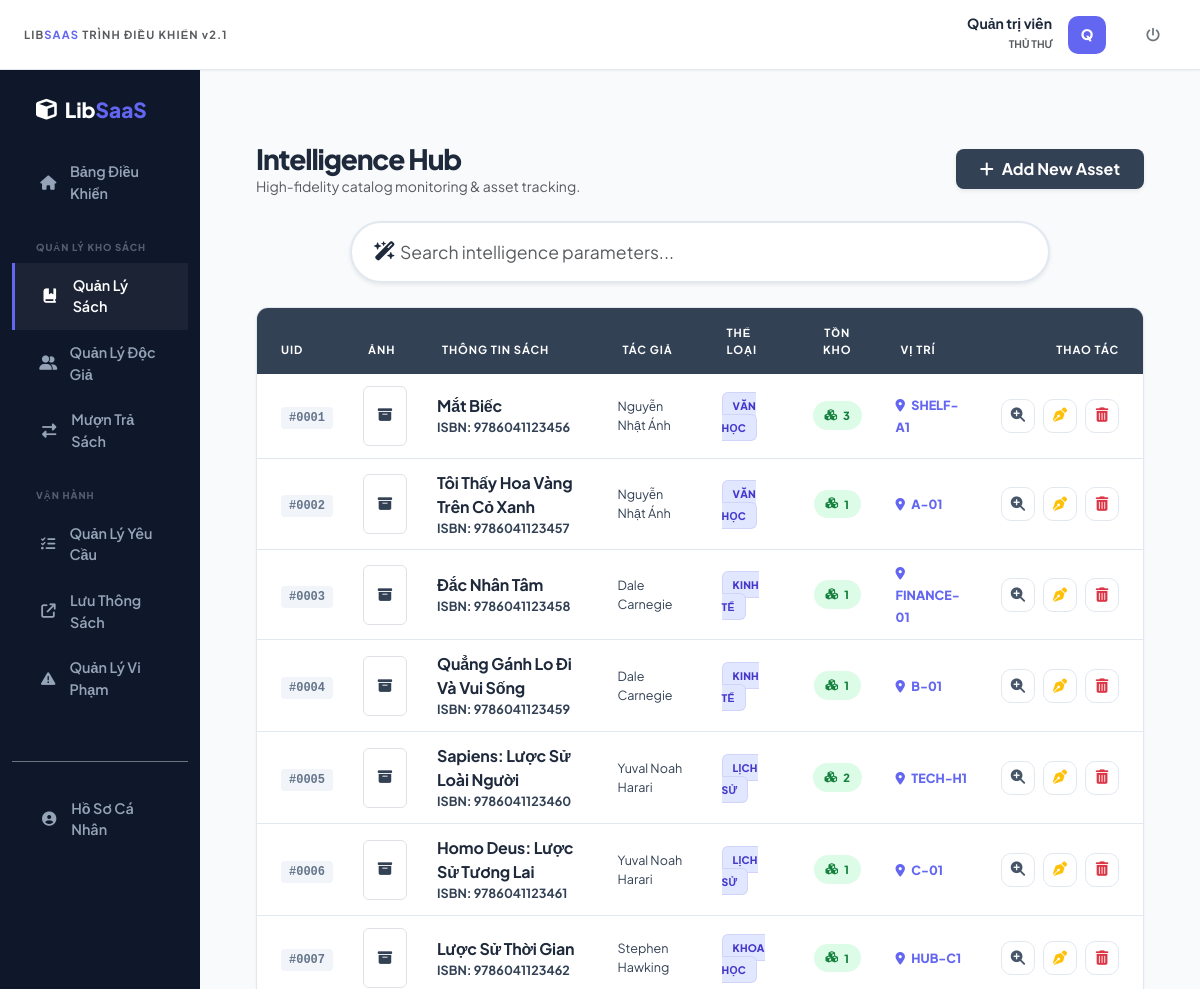
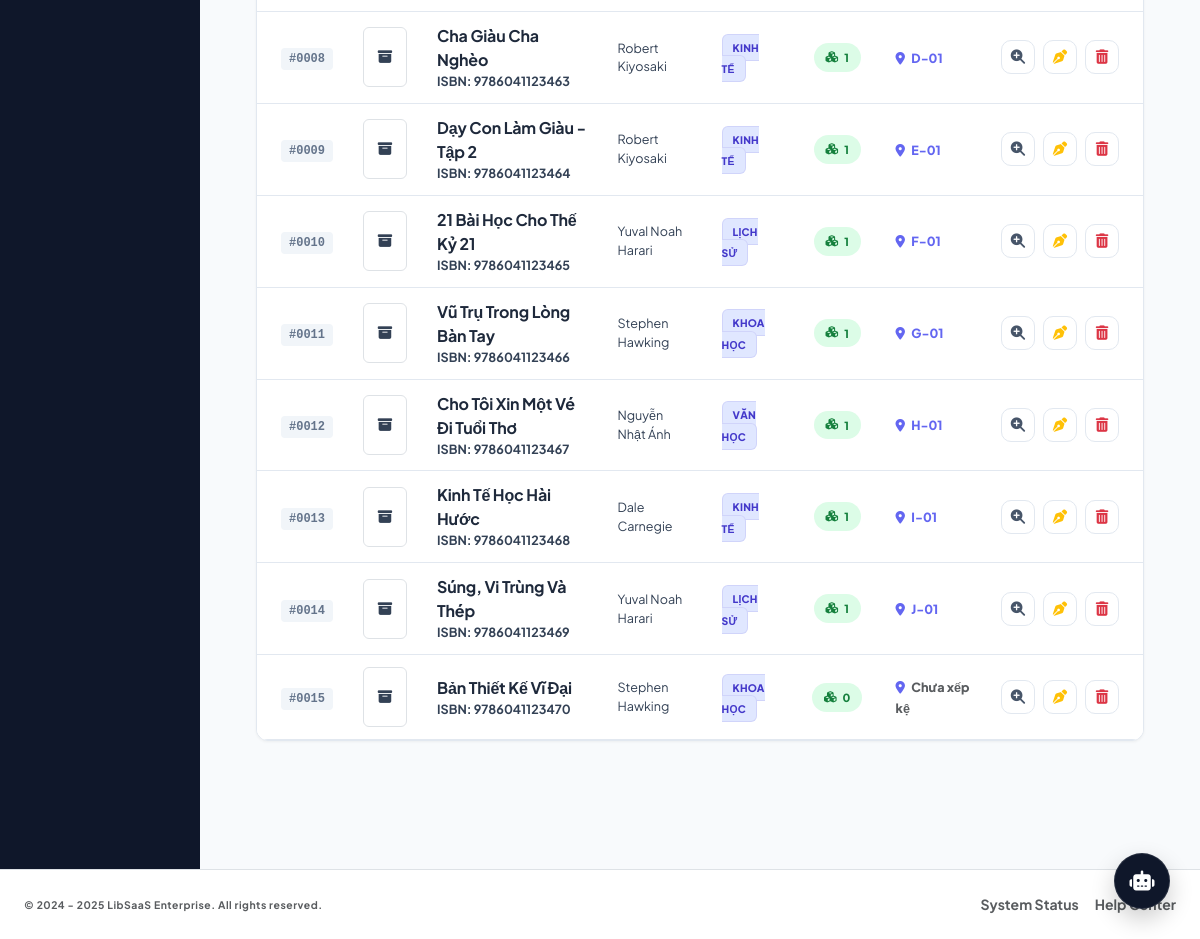
The page /index.php?controller=Sach&action=index (signed in) on the database its author committed (2 pictures, top to bottom).
### tables this page shows
CREATE TABLE dau_sach (
    MaDauSach INT AUTO_INCREMENT PRIMARY KEY,
    TenSach VARCHAR(255) NOT NULL,
    MaTacGia INT,
    MaTheLoai INT,
    ISBN VARCHAR(20) UNIQUE,
    NhaXuatBan VARCHAR(100),
    NamXuatBan INT,
    AnhBia VARCHAR(255),
    MoTa TEXT,
    FOREIGN KEY (MaTacGia) REFERENCES tac_gia(MaTacGia) ON DELETE RESTRICT,
    FOREIGN KEY (MaTheLoai) REFERENCES the_loai(MaTheLoai) ON DELETE RESTRICT
);

CREATE TABLE tac_gia (
    MaTacGia INT AUTO_INCREMENT PRIMARY KEY,
    TenTacGia VARCHAR(100) NOT NULL,
    TieuSu TEXT
);

CREATE TABLE the_loai (
    MaTheLoai INT AUTO_INCREMENT PRIMARY KEY,
    TenTheLoai VARCHAR(50) NOT NULL
);

### app/controllers/SachController.php (called while the page is built, shortened)
<?php
require_once 'app/controllers/BaseController.php';
require_once 'app/models/SachModel.php';
class SachController extends BaseController {
    private $sachModel;
    public function __construct() {
        $this->sachModel = new SachModel();
    }
    public function index() {
        $search = isset($_GET['search']) ? trim($_GET['search']) : '';
        $sachList = $this->sachModel->getAll($search);
        $this->render('sach/danh_sach_sach', [
            'sachList' => $sachList,
            'search' => $search
        ]);
    }
}
?>

### app/models/BaseModel.php (called while the page is built, shortened)
<?php
require_once 'config/database.php';
class BaseModel {
    public function __construct() {
        $database = new Database();
        $this->db = $database->getConnection();
    }
}
?>

### config/database.php (called while the page is built, shortened)
<?php
class Database {
    private $host = "localhost";
    private $db_name = "libsaas_enterprise";
    private $username = "root";
    private $password = "";
    public function getConnection() {
        $this->conn = null;
        try {
            $this->conn = new PDO("mysql:host=" . $this->host . ";dbname=" . $this->db_name, $this->username, $this->password);
            $this->conn->exec("set names utf8mb4");
            $this->conn->setAttribute(PDO::ATTR_ERRMODE, PDO::ERRMODE_EXCEPTION);
        } catch(PDOException $exception) {
            echo "Lỗi kết nối CSDL: " . $exception->getMessage();
        }
        return $this->conn;
    }
}
?>

### app/models/SachModel.php (called while the page is built, shortened)
<?php
require_once 'app/models/BaseModel.php';
class SachModel extends BaseModel {
    public function getAll($search = '') {
        $sql = "SELECT ds.*, tg.TenTacGia, tl.TenTheLoai,
                (SELECT COUNT(*) FROM cuon_sach cs WHERE cs.MaDauSach = ds.MaDauSach AND cs.TrangThaiHienTai = 'AVAILABLE') as SoLuong,
                (SELECT ViTriKe FROM cuon_sach cs WHERE cs.MaDauSach = ds.MaDauSach LIMIT 1) as ViTriKe
                FROM dau_sach ds
                LEFT JOIN tac_gia tg ON ds.MaTacGia = tg.MaTacGia
                LEFT JOIN the_loai tl ON ds.MaTheLoai = tl.MaTheLoai";
        $sql .= " ORDER BY ds.MaDauSach ASC";
        $stmt = $this->db->prepare($sql);
        $stmt->execute();
        return $stmt->fetchAll(PDO::FETCH_ASSOC);
    }
}
?>

### app/views/sach/danh_sach_sach.php (the view, shortened to what this page needs)
<div class="px-2" style="background: #f8fafc; min-height: 100vh;">
<div class="d-flex justify-content-between align-items-center pt-5 pb-4 px-4">
    <div>
        <h1 class="h3 fw-800 text-slate-800 m-0" style="letter-spacing: -0.04em;">Intelligence Hub</h1>
        <p class="text-muted small fw-600 mb-0">High-fidelity catalog monitoring & asset tracking.</p>
    </div>
    <?php if(isset($_SESSION['user']) && $_SESSION['user']['VaiTro'] != 'USER'): ?>
    <a href="index.php?controller=sach&action=them" class="btn btn-dark d-flex align-items-center gap-2 px-4 py-2 rounded-3 shadow-sm border-0" style="background: #334155; font-weight: 700;">
        <i class="fa-solid fa-plus fs-6"></i> <span>Add New Asset</span>
    </a>
    <?php endif; ?>
</div>
<div class="px-4 pb-5">
    <div class="mb-4 text-center" style="<?= $_SESSION['user']['VaiTro'] == 'USER' ? 'padding: 2rem 0;' : '' ?>">
        <div class="mx-auto" style="max-width: 700px; position: relative;">
            <i class="fa-solid fa-wand-magic-sparkles text-slate-400" style="position: absolute; left: 1.5rem; top: 50%; transform: translateY(-50%); font-size: 1.2rem;"></i>
            <input type="text" id="hybrid-search-input" class="form-control rounded-pill shadow-sm px-5 py-3 fw-700 border-2"
                   placeholder="<?= $_SESSION['user']['VaiTro'] == 'USER' ? 'Bạn muốn tìm sách gì hôm nay? (Ví dụ: Đắc nhân tâm,...)' : 'Search intelligence parameters...' ?>"
                   style="font-size: 1.1rem; border-color: #e2e8f0;" autocomplete="off">
        </div>
    </div>
    <div class="<?= $_SESSION['user']['VaiTro'] == 'USER' ? '' : 'catalog-wrapper' ?>">
        <?php if($_SESSION['user']['VaiTro'] == 'USER'): ?>
            <div id="catalog-display-area" class="catalog-grid">
                <?php foreach($sachList as $s): ?>
                    <div class="book-card-user">
                        <div class="d-flex align-items-center gap-3 mb-3">
                            <div class="bg-indigo-100 rounded-3 p-3 text-indigo-600"><i class="fa-solid fa-book fa-lg"></i></div>
                            <div>
                                <h5 class="mb-0 fw-800 text-slate-800"><?= htmlspecialchars($s['TenSach']) ?></h5>
                                <small class="text-slate-500 fw-bold">Tác giả: <?= htmlspecialchars($s['TenTacGia'] ?? 'N/A') ?></small>
                            </div>
                        </div>
                        <div class="mt-auto d-flex justify-content-between align-items-center pt-3 border-top">
                            <span class="badge-category-vip"><?= htmlspecialchars($s['TenTheLoai'] ?? 'GENERAL') ?></span>
                            <span class="text-indigo-600 fw-800 small uppercase"><i class="fa-solid fa-location-dot me-1"></i> <?= $s['ViTriKe'] ?: 'Chưa xếp kệ' ?></span>
                        </div>
                        <a href="index.php?controller=sach&action=chitiet&id=<?= $s['MaDauSach'] ?>" class="btn btn-indigo mt-3 w-100 btn-sm rounded-pill fw-bold">Xem Chi Tiết</a>
                    </div>
                <?php endforeach; ?>
            </div>
        <?php else: ?>
            <div class="table-responsive">
                <table class="table catalog-table mb-0">
                    <thead>
                        <tr>
                            <th class="ps-4">UID</th>
                            <th>ẢNH</th>
                            <th>THÔNG TIN SÁCH</th>
                            <th>TÁC GIẢ</th>
                            <th>THỂ LOẠI</th>
                            <th class="text-center">TỒN KHO</th>
                            <th>VỊ TRÍ</th>
                            <th class="pe-4 text-end">THAO TÁC</th>
                        </tr>
                    </thead>
                    <tbody id="catalog-display-area">
                        <?php foreach($sachList as $s): ?>
                        <tr>
                            <td class="ps-4"><span class="badge-id-vip">#<?= str_pad($s['MaDauSach'] ?? 0, 4, '0', STR_PAD_LEFT) ?></span></td>
                            <td>
                                <?php if($s['AnhBia']): ?>
                                    <img src="<?= $s['AnhBia'] ?>" width="44" height="60" class="rounded-2 shadow-sm border" style="object-fit: cover;">
                                <?php else: ?>
                                    <div class="bg-slate-100 rounded-2 text-slate-400 d-flex align-items-center justify-content-center border" style="width: 44px; height: 60px;"><i class="fa-solid fa-box-archive"></i></div>
                                <?php endif; ?>
                            </td>
                            <td>
                                <div class="asset-title"><?= htmlspecialchars($s['TenSach']) ?></div>
                                <div class="text-slate-500 small fw-bold">ISBN: <?= htmlspecialchars($s['ISBN'] ?: 'NON-INDEXED') ?></div>
                            </td>
                            <td><div class="fw-700 text-slate-600 small"><?= htmlspecialchars($s['TenTacGia'] ?? 'N/A') ?></div></td>
                            <td><span class="badge-category-vip"><?= htmlspecialchars($s['TenTheLoai'] ?? 'GENERAL') ?></span></td>
                            <td class="text-center">
                                <span class="badge-inventory-vip">
                                    <i class="fa-solid fa-cubes"></i> <?= $s['SoLuong'] ?>
                                </span>
                            </td>
                            <td><span class="text-indigo-600 fw-800 small uppercase"><i class="fa-solid fa-location-dot me-1"></i> <?= !empty($s['ViTriKe']) ? htmlspecialchars($s['ViTriKe']) : '<span class="text-muted">Chưa xếp kệ</span>' ?></span></td>
                            <td class="pe-4 text-end">
                                <div class="d-flex justify-content-end gap-2">
                                    <a href="index.php?controller=sach&action=chitiet&id=<?= $s['MaDauSach'] ?>" class="btn-action-vip" title="Inspect Node"><i class="fa-solid fa-magnifying-glass-plus"></i></a>
                                    <a href="index.php?controller=sach&action=sua&id=<?= $s['MaDauSach'] ?>" class="btn-action-vip text-warning" title="Edit Metadata"><i class="fa-solid fa-pen-nib"></i></a>
                                    <a href="index.php?controller=sach&action=xoa&id=<?= $s['MaDauSach'] ?>" class="btn-action-vip text-danger" onclick="return confirm('Initiate Asset Termination?');" title="Archive Node"><i class="fa-solid fa-trash-can"></i></a>
                                </div>
                            </td>
                        </tr>
                        <?php endforeach; ?>
                    </tbody>
                </table>
            </div>
        <?php endif; ?>
    </div>
</div>

### rows shown on the page
dau_sach: MaDauSach "0001", TenSach "Mắt Biếc", ISBN "9786041123456", MaTacGia.TenTacGia "Nguyễn Nhật Ánh", MaTheLoai.TenTheLoai "VĂN HỌC", SoLuong "3", ViTriKe "SHELF-A1"
dau_sach: MaDauSach "0002", TenSach "Tôi Thấy Hoa Vàng Trên Cỏ Xanh", ISBN "9786041123457", MaTacGia.TenTacGia "Nguyễn Nhật Ánh", MaTheLoai.TenTheLoai "VĂN HỌC", SoLuong "1", ViTriKe "A-01"
dau_sach: MaDauSach "0003", TenSach "Đắc Nhân Tâm", ISBN "9786041123458", MaTacGia.TenTacGia "Dale Carnegie", MaTheLoai.TenTheLoai "KINH TẾ", SoLuong "1", ViTriKe "FINANCE-01"
dau_sach: MaDauSach "0004", TenSach "Quẳng Gánh Lo Đi Và Vui Sống", ISBN "9786041123459", MaTacGia.TenTacGia "Dale Carnegie", MaTheLoai.TenTheLoai "KINH TẾ", SoLuong "1", ViTriKe "B-01"
dau_sach: MaDauSach "0005", TenSach "Sapiens: Lược Sử Loài Người", ISBN "9786041123460", MaTacGia.TenTacGia "Yuval Noah Harari", MaTheLoai.TenTheLoai "LỊCH SỬ", SoLuong "2", ViTriKe "TECH-H1"
dau_sach: MaDauSach "0006", TenSach "Homo Deus: Lược Sử Tương Lai", ISBN "9786041123461", MaTacGia.TenTacGia "Yuval Noah Harari", MaTheLoai.TenTheLoai "LỊCH SỬ", SoLuong "1", ViTriKe "C-01"
dau_sach: MaDauSach "0007", TenSach "Lược Sử Thời Gian", ISBN "9786041123462", MaTacGia.TenTacGia "Stephen Hawking", MaTheLoai.TenTheLoai "KHOA HỌC", SoLuong "1", ViTriKe "HUB-C1"
dau_sach: MaDauSach "0008", TenSach "Cha Giàu Cha Nghèo", ISBN "9786041123463", MaTacGia.TenTacGia "Robert Kiyosaki", MaTheLoai.TenTheLoai "KINH TẾ", SoLuong "1", ViTriKe "D-01"
dau_sach: MaDauSach "0009", TenSach "Dạy Con Làm Giàu - Tập 2", ISBN "9786041123464", MaTacGia.TenTacGia "Robert Kiyosaki", MaTheLoai.TenTheLoai "KINH TẾ", SoLuong "1", ViTriKe "E-01"
dau_sach: MaDauSach "0010", TenSach "21 Bài Học Cho Thế Kỷ 21", ISBN "9786041123465", MaTacGia.TenTacGia "Yuval Noah Harari", MaTheLoai.TenTheLoai "LỊCH SỬ", SoLuong "1", ViTriKe "F-01"
dau_sach: MaDauSach "0011", TenSach "Vũ Trụ Trong Lòng Bàn Tay", ISBN "9786041123466", MaTacGia.TenTacGia "Stephen Hawking", MaTheLoai.TenTheLoai "KHOA HỌC", SoLuong "1", ViTriKe "G-01"
dau_sach: MaDauSach "0012", TenSach "Cho Tôi Xin Một Vé Đi Tuổi Thơ", ISBN "9786041123467", MaTacGia.TenTacGia "Nguyễn Nhật Ánh", MaTheLoai.TenTheLoai "VĂN HỌC", SoLuong "1", ViTriKe "H-01"
dau_sach: MaDauSach "0013", TenSach "Kinh Tế Học Hài Hước", ISBN "9786041123468", MaTacGia.TenTacGia "Dale Carnegie", MaTheLoai.TenTheLoai "KINH TẾ", SoLuong "1", ViTriKe "I-01"
dau_sach: MaDauSach "0014", TenSach "Súng, Vi Trùng Và Thép", ISBN "9786041123469", MaTacGia.TenTacGia "Yuval Noah Harari", MaTheLoai.TenTheLoai "LỊCH SỬ", SoLuong "1", ViTriKe "J-01"
dau_sach: MaDauSach "0015", TenSach "Bản Thiết Kế Vĩ Đại", ISBN "9786041123470", MaTacGia.TenTacGia "Stephen Hawking", MaTheLoai.TenTheLoai "KHOA HỌC", SoLuong "0", shows "Chưa xếp kệ"

### other values the page prints
$_SESSION['user']['HoTen'] "Quản trị viên"
substr($_SESSION['user']['HoTen'] ?? 'U', 0, 1) "Q"
